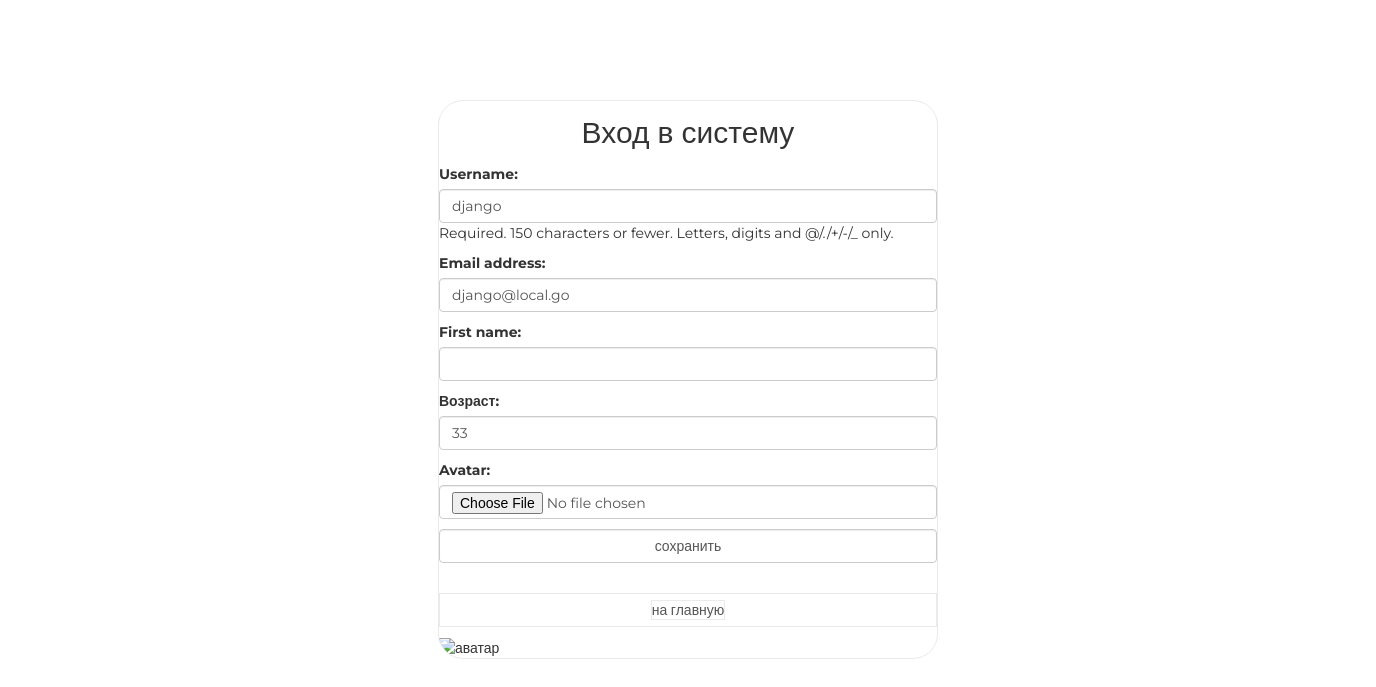
Screenshot of /auth/edit/ (signed in) with the database file from the repository.
### authapp/models.py (models this page shows)
class ShopUser(AbstractUser):
    avatar = models.ImageField(upload_to='users_avatar',blank=True)
    age = models.PositiveSmallIntegerField(verbose_name='возраст')

### authapp/views.py (the view)
# urls.py: path('edit/', authapp.edit, name='edit'),
def edit(request):
    if request.method == 'POST':
        edit_form = ShopUserEditForm(request.POST, request.FILES, instance=request.user)
        if edit_form.is_valid():
            edit_form.save()
            return HttpResponseRedirect(reverse('auth:edit'))
    else:
        edit_form = ShopUserEditForm(instance=request.user)
    content = {
        'title': 'редактирование',
        'edit_form': edit_form,
    }
    return render(request, 'authapp/edit.html', content)

### authapp/forms.py (shortened to what this page needs)
class ShopUserEditForm(UserChangeForm):
    class Meta:
        model = ShopUser
        fields = ('username', 'email', 'first_name', 'age', 'avatar', 'password')
    def __init__(self, *args, **kwargs):
        super().__init__(*args, **kwargs)
        for field_name, field in self.fields.items():
            field.widget.attrs['class'] = 'form-control'
            if field_name == 'password':
                field.widget = forms.HiddenInput()

### authapp/templates/authapp/edit.html (shortened to what this page needs)
{% extends 'authapp/base.html' %}
{% block content %}
	<form action="{% url 'auth:edit' %}" method="post" class="form-horizontal" enctype="multipart/form-data">
		{{ edit_form.as_p }}
		<input type="submit" value="сохранить" class="form-control" />
	</form>
	<br>
    <button class="btn btn-link form-control">
        <a href="{% url 'main' %}">
            на главную
        </a>
    </button>
    <div>
        <img src="/media/{{ user.avatar }}" alt="аватар">
    </div>
{% endblock %}

### static/style.css (style rules this page uses)
* { margin: 0; padding: 0; }
body { font-family: 'Montserrat', sans-serif; }
html, body { height: 100%; }
.login .form-control[type="submit"] { margin: 10px auto; }
.login button { border: 1px solid #eaeaea; margin-bottom: 10px; text-decoration: none; display: block; width: 100%; }
.login button a, .login button a:hover { border: 1px solid #eaeaea; color: #555; text-decoration: none; }
.login form { margin-bottom: 10px; }

### rows the page displays
ShopUser: username "django", email "django@local.go", age "33"
